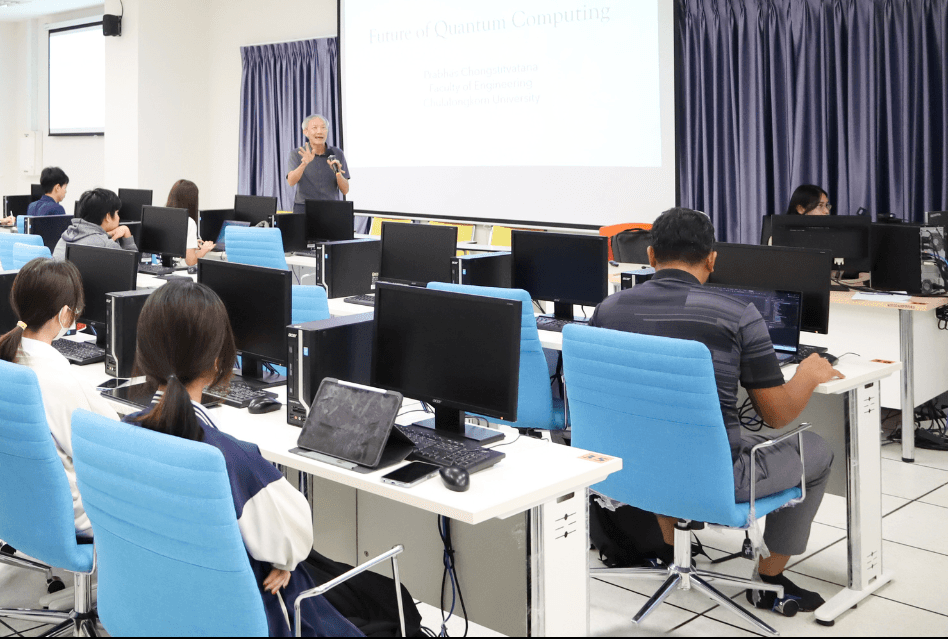
#> input picture backend/test_images/9226_1.png, 948 x 639 px; its folder holds only this picture in this run
$ python -i behavior_analyzer.py   (imports and definitions only)
#> lines starting #> are read from the running program, lines starting #| are printed output that depends on the picture
#> further down, picture is the input picture: shape (639, 948, 3); mean B, G, R 152.6, 145.8, 139.4
"""
🧠 Behavior Analyzer v2 - วิเคราะห์พฤติกรรมนักศึกษาจาก Pose Estimation
แก้ไขให้แม่นขึ้นสำหรับห้องแล็บ:
  - Multi-signal scoring แทน single threshold
  - ตรวจจับโทรศัพท์จาก wrist position
  - CLAHE preprocessing สำหรับแสงสว่างไม่สม่ำเสมอ
  - ใช้ yolov8s-pose (small) แทน nano ถ้ามี
  - Calibrate threshold สำหรับกล้องมุมสูงห้องแล็บ
"""
from ultralytics import YOLO
import numpy as np
import cv2
import os

# ──────────────────────────────────────────────
# โมเดล (lazy-loading)
# ──────────────────────────────────────────────
pose_model = None
_MODEL_NAME = "yolov8s-pose.pt"   # small > nano (ดาวน์โหลดอัตโนมัติถ้ายังไม่มี)

# [14 lines left out: function get_pose_model, not called in this run]


# ──────────────────────────────────────────────
# Preprocessing
# ──────────────────────────────────────────────
def preprocess_frame(frame: np.ndarray) -> np.ndarray:
    """CLAHE บน L-channel เพื่อ normalize แสงหลายระดับในห้องเรียน"""
    lab = cv2.cvtColor(frame, cv2.COLOR_BGR2LAB)
#> lab: shape (639, 948, 3); mean of channels 0, 1, 2 149.3, 128.2, 123.7
    l, a, b = cv2.split(lab)
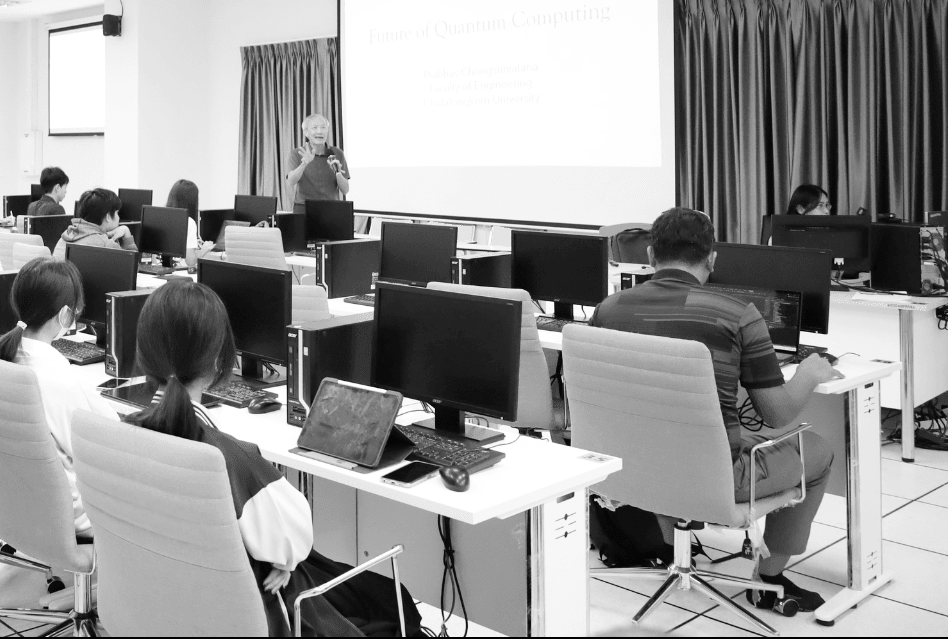
#> l: shape (639, 948); min 0, max 255, mean 149.3
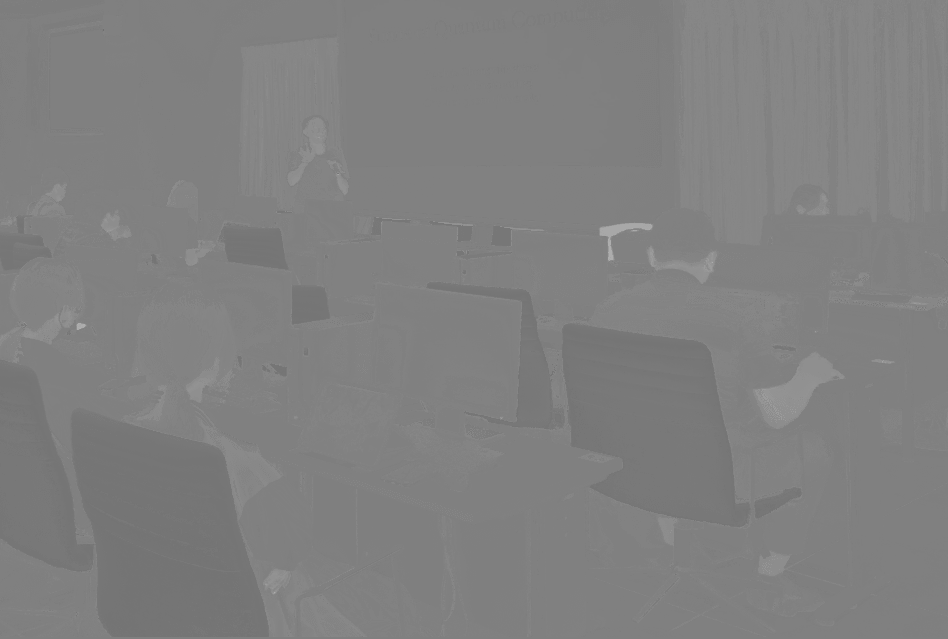
#> a: shape (639, 948); min 110, max 173, mean 128.2
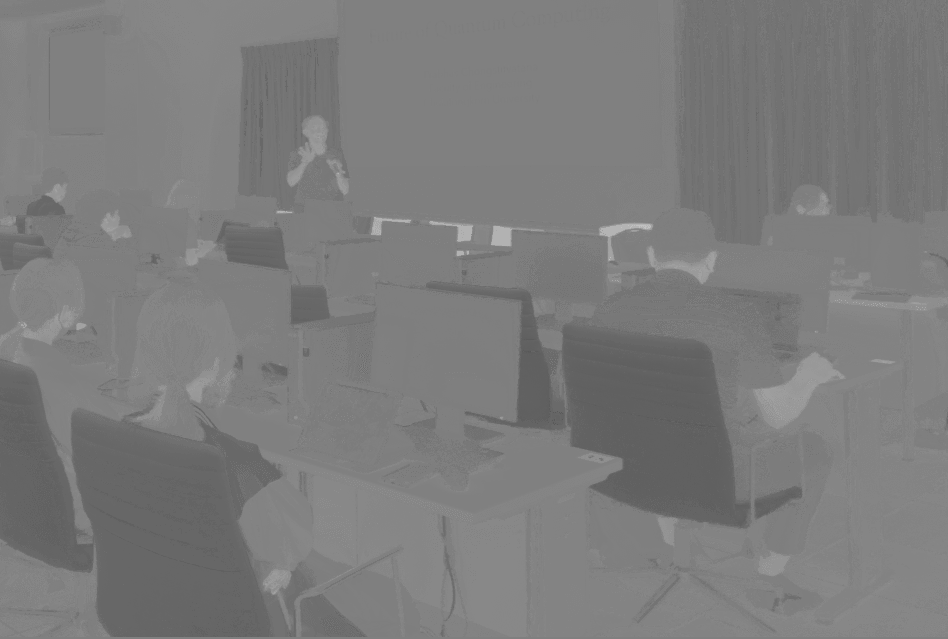
#> b: shape (639, 948); min 87, max 194, mean 123.7
    clahe = cv2.createCLAHE(clipLimit=2.0, tileGridSize=(8, 8))
    l = clahe.apply(l)
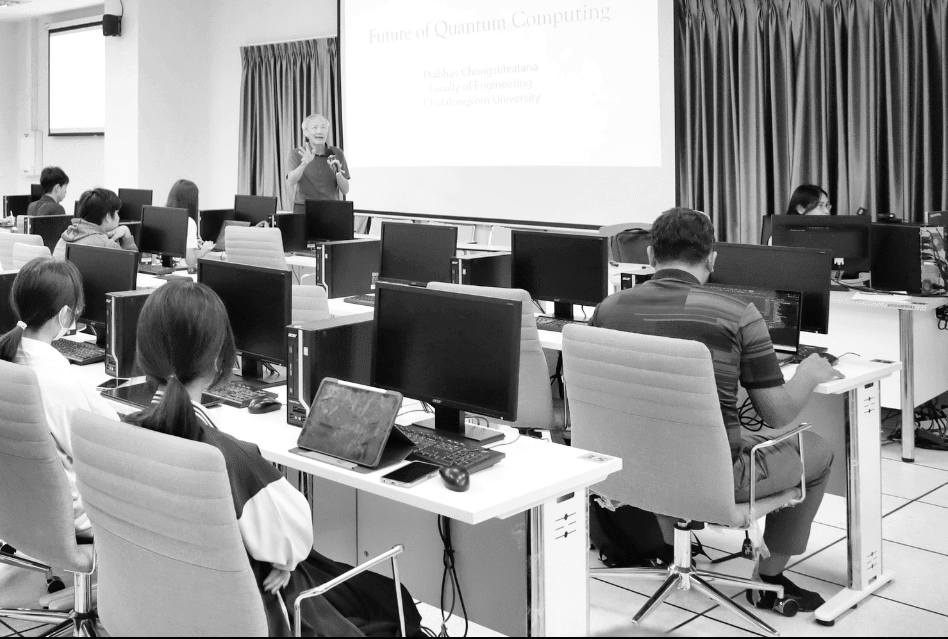
#> l: shape (639, 948); min 2, max 255, mean 148.9
    return cv2.cvtColor(cv2.merge([l, a, b]), cv2.COLOR_LAB2BGR)
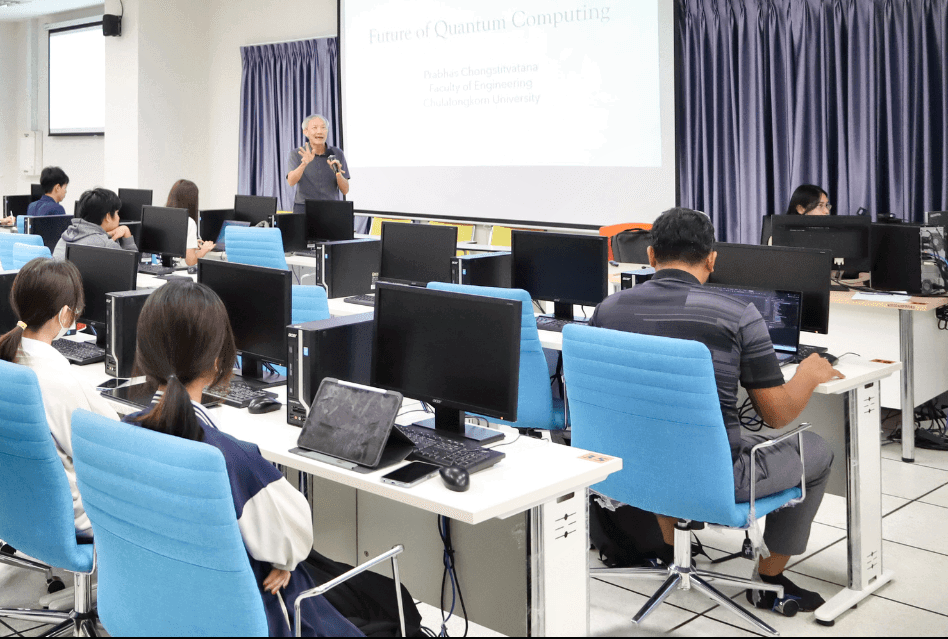
#> returned value: shape (639, 948, 3); mean B, G, R 152, 145.1, 138.7


# ──────────────────────────────────────────────
# Keypoint helpers
# ──────────────────────────────────────────────
KP_CONF_THRESHOLD = 0.40   # keypoint confidence ต่ำกว่านี้ถือว่าไม่น่าเชื่อถือ

_KP_IDX = dict(
    nose=0,
    left_eye=1,  right_eye=2,
    left_ear=3,  right_ear=4,
    left_shoulder=5,  right_shoulder=6,
    left_elbow=7,     right_elbow=8,
    left_wrist=9,     right_wrist=10,
    left_hip=11,      right_hip=12,
)

# [7 lines left out: function _get, not called in this run]

def _midpoint(a, b):
    return (a + b) / 2 if (a is not None and b is not None) else None

def _dist(a, b):
    return float(np.linalg.norm(a - b)) if (a is not None and b is not None) else None


# ──────────────────────────────────────────────
# Multi-signal scoring
# ──────────────────────────────────────────────
# [268 lines left out: functions _score_behavior, analyze_pose, analyze_frame, get_behavior_label_th, get_behavior_label_en, not called in this run]

>>> import cv2
>>> picture = cv2.imread('test_images/9226_1.png')
>>> result = preprocess_frame(picture)

$ run again, on backend/test_images/9226_2.png
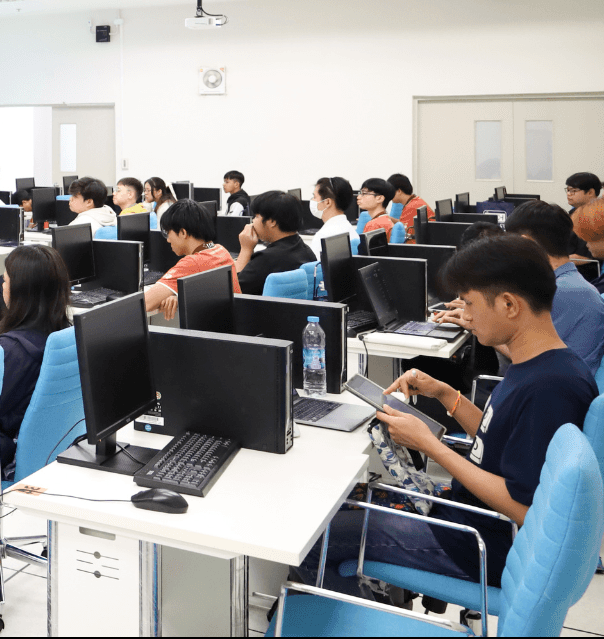
#> input picture backend/test_images/9226_2.png, 604 x 639 px
#> picture is the input picture: shape (639, 604, 3); mean B, G, R 148.6, 147.5, 146.5
#> lab: shape (639, 604, 3); mean of channels 0, 1, 2 151, 128.8, 127.3
#> in preprocess_frame, `l, a, b = cv2.split(lab)`:
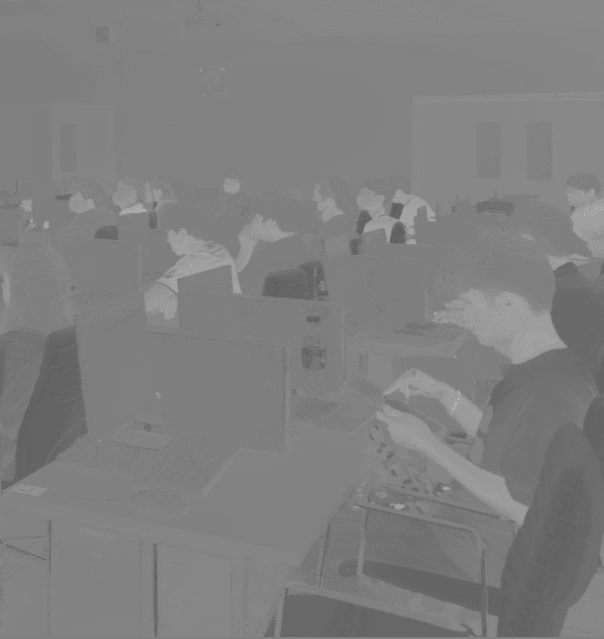
#> b: shape (639, 604); min 87, max 192, mean 127.3
#> in preprocess_frame, `return cv2.cvtColor(cv2.merge([l, a, b]), cv2.COLOR_LAB2BGR)`:
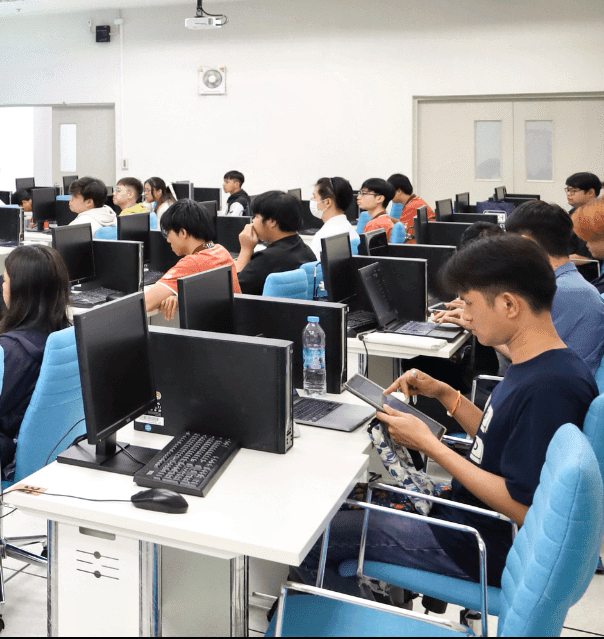
#> returned value: shape (639, 604, 3); mean B, G, R 147.4, 146.2, 145.2

$ run again, on backend/test_images/9227_1.PNG
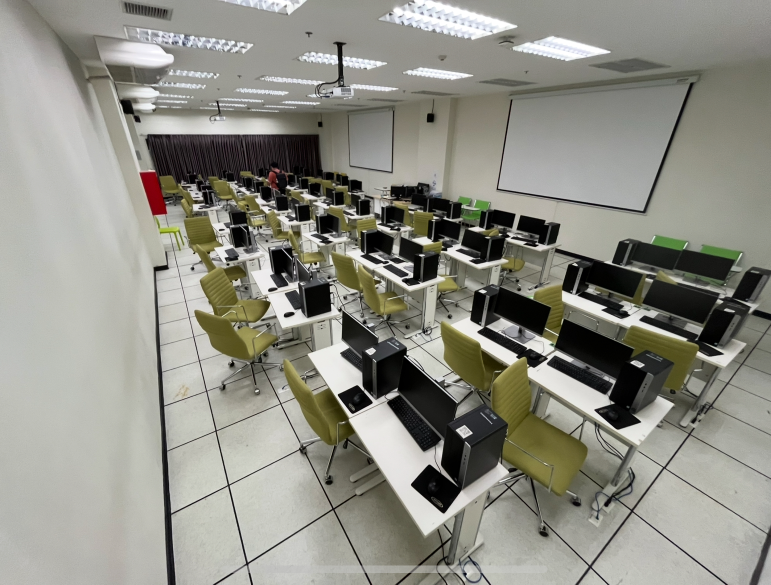
#> input picture backend/test_images/9227_1.PNG, 1542 x 1170 px (shown at 1/2 size)
#> picture is the input picture: shape (1170, 1542, 3); mean B, G, R 133, 142.3, 142.8
#> lab: shape (1170, 1542, 3); mean of channels 0, 1, 2 148, 126.6, 133.1
#> in preprocess_frame, `l, a, b = cv2.split(lab)`:
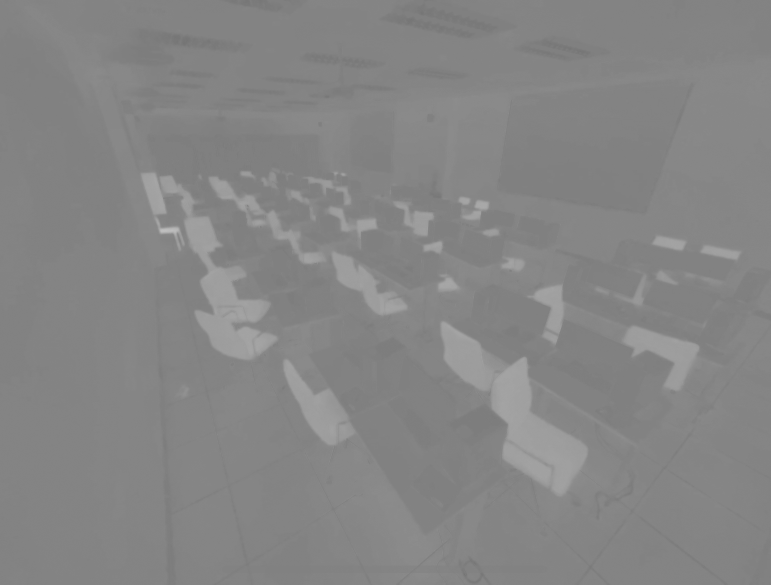
#> b: shape (1170, 1542) (shown at 1/2 size); min 113, max 192, mean 133.1
#> in preprocess_frame, `return cv2.cvtColor(cv2.merge([l, a, b]), cv2.COLOR_LAB2BGR)`:
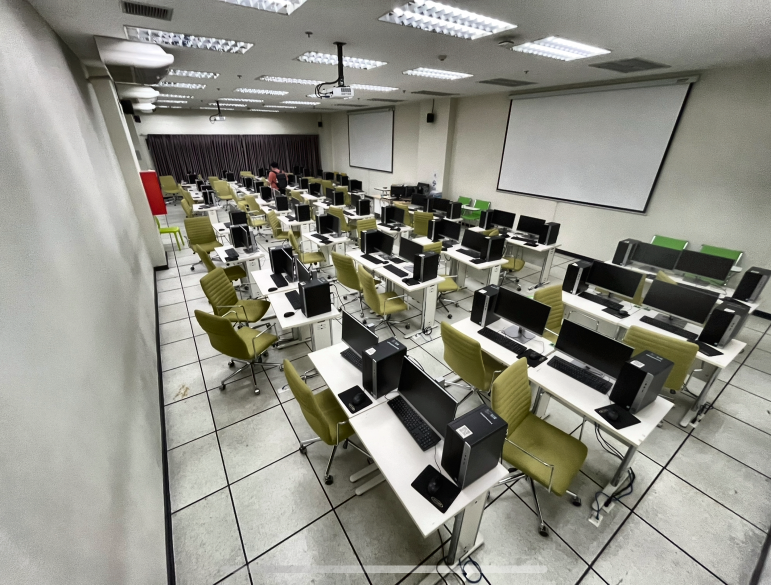
#> returned value: shape (1170, 1542, 3) (shown at 1/2 size); mean B, G, R 132.2, 141.4, 141.9

$ run again, on backend/test_images/9227_2.PNG
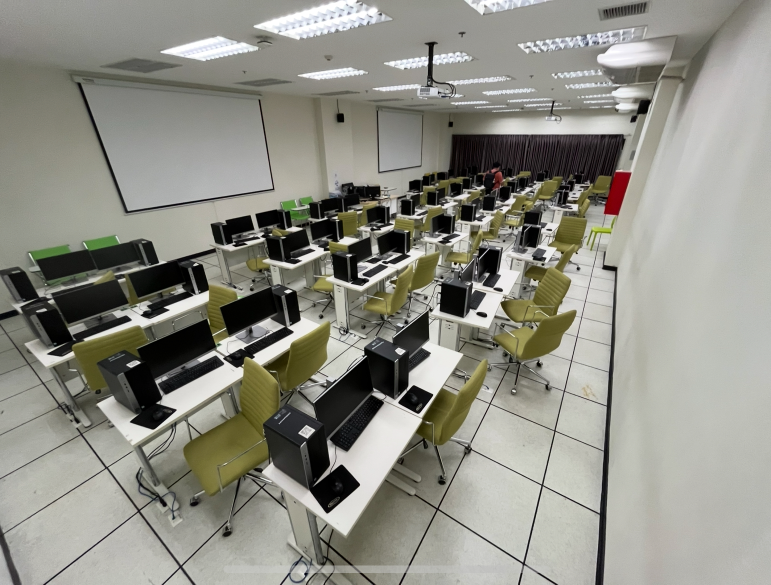
#> input picture backend/test_images/9227_2.PNG, 1542 x 1170 px (shown at 1/2 size)
#> picture is the input picture: shape (1170, 1542, 3); mean B, G, R 133, 142.3, 142.8
#> lab: shape (1170, 1542, 3); mean of channels 0, 1, 2 148, 126.6, 133.1
#> in preprocess_frame, `l, a, b = cv2.split(lab)`:
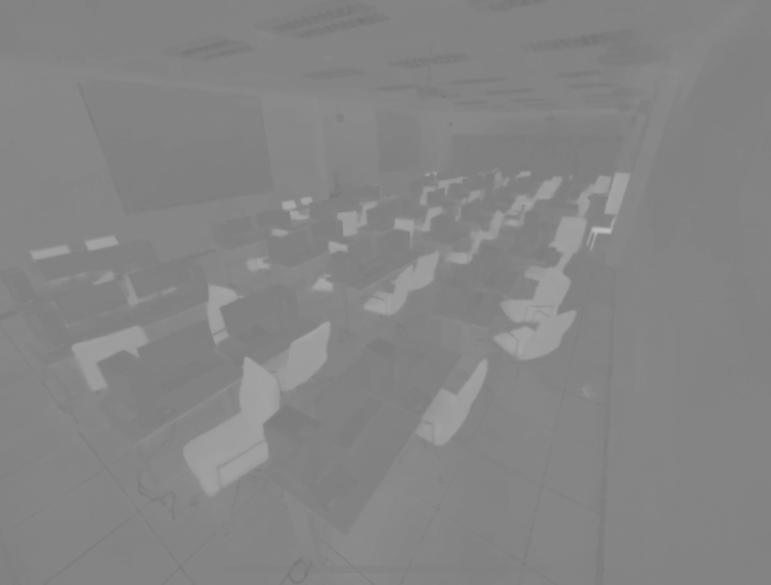
#> b: shape (1170, 1542) (shown at 1/2 size); min 113, max 192, mean 133.1
#> in preprocess_frame, `return cv2.cvtColor(cv2.merge([l, a, b]), cv2.COLOR_LAB2BGR)`:
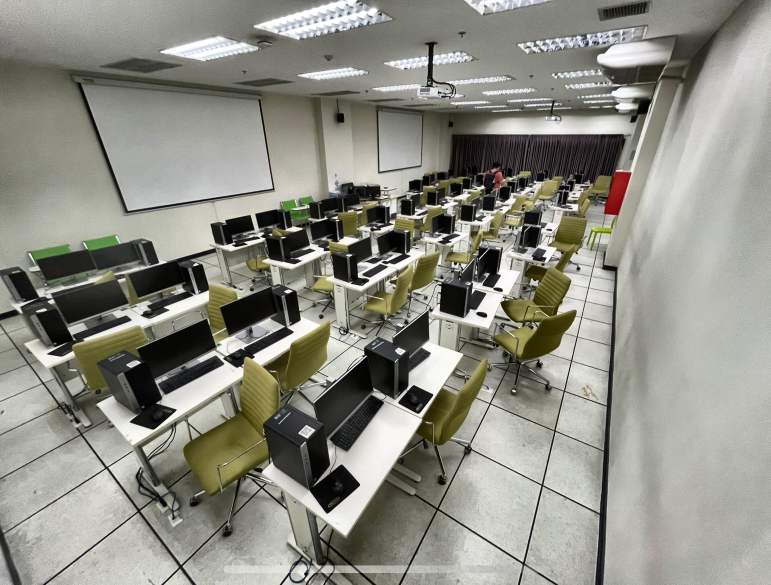
#> returned value: shape (1170, 1542, 3) (shown at 1/2 size); mean B, G, R 132.2, 141.4, 141.9
